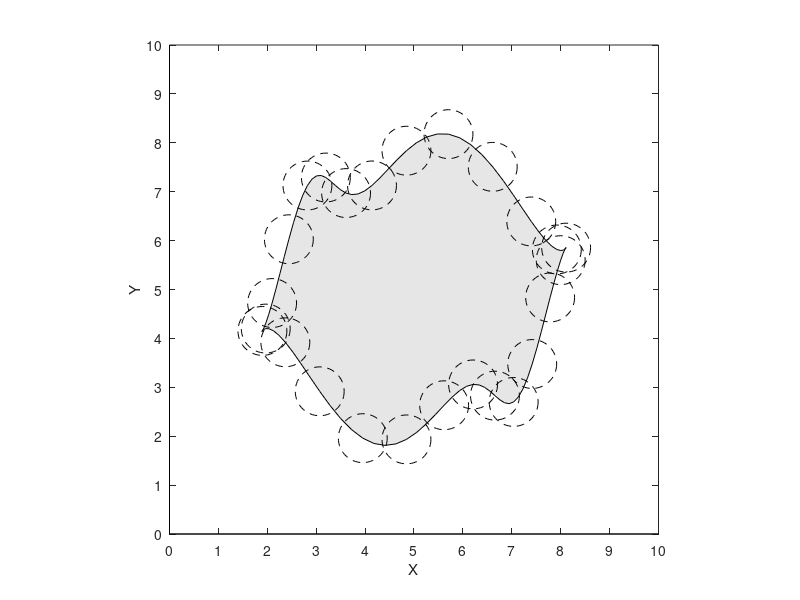

Write the MATLAB code that produced this figure.
% 创建不规则边界
theta = linspace(0, 2*pi, 100);
x_boundary = cos(theta) + 0.1*sin(3*theta);
y_boundary = 0.9*sin(theta) + 0.2*cos(5*theta);

% 将图案平移到第一象限，并放大到适合的范围
x_boundary = x_boundary * 3 + 5; % 缩放和平移 x 坐标到 0-10 范围
y_boundary = y_boundary * 3 + 5; % 缩放和平移 y 坐标到 0-10 范围

fill(x_boundary, y_boundary, [0.9, 0.9, 0.9]); % 灰色填充
hold on;
axis equal;

% 绘制坐标轴
plot([0, 10], [0, 0], 'k-'); % x 轴
plot([0, 0], [0, 10], 'k-'); % y 轴

% 设置坐标轴范围
xlim([0, 10]);
ylim([0, 10]);

% 标注 x 轴和 y 轴
xlabel('X');
ylabel('Y');

% 添加刻度线
xticks(0:1:10); % 设置 x 轴刻度，每 1 为一个刻度
yticks(0:1:10); % 设置 y 轴刻度，每 1 为一个刻度

% 定义更多的障碍物圆心位置和较小的半径
obstacle_indices = 1:4:100; % 从边界坐标中每隔10个点选择一个点
obstacle_center = [x_boundary(obstacle_indices)', y_boundary(obstacle_indices)']; % 使用边界坐标作为圆心
obstacle_radius = 0.5; % 缩小半径

% 绘制障碍物
for i = 1:size(obstacle_center, 1)
    rectangle('Position', [obstacle_center(i, 1) - obstacle_radius, obstacle_center(i, 2) - obstacle_radius, 2 * obstacle_radius, 2 * obstacle_radius], ...
              'Curvature', [1, 1], 'LineStyle', '--', 'EdgeColor', 'k'); % 用虚线表示障碍物
end

hold off;
